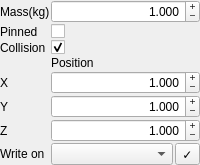
                     <widget class="QWidget" name="widget_particle_simple" native="true">
                      <layout class="QFormLayout" name="formLayout_3">
                       <property name="horizontalSpacing">
                        <number>1</number>
                       </property>
                       <property name="verticalSpacing">
                        <number>1</number>
                       </property>
                       <property name="leftMargin">
                        <number>0</number>
                       </property>
                       <property name="topMargin">
                        <number>0</number>
                       </property>
                       <property name="rightMargin">
                        <number>0</number>
                       </property>
                       <property name="bottomMargin">
                        <number>0</number>
                       </property>
                       <item row="0" column="0">
                        <widget class="QLabel" name="label_particle_simple_mass">
                         <property name="text">
                          <string>Mass(kg)</string>
                         </property>
                        </widget>
                       </item>
                       <item row="0" column="1">
                        <widget class="QDoubleSpinBox" name="doubleSpinBox_particle_simple_mass">
                         <property name="focusPolicy">
                          <enum>Qt::ClickFocus</enum>
                         </property>
                         <property name="alignment">
                          <set>Qt::AlignRight|Qt::AlignTrailing|Qt::AlignVCenter</set>
                         </property>
                         <property name="buttonSymbols">
                          <enum>QAbstractSpinBox::PlusMinus</enum>
                         </property>
                         <property name="accelerated">
                          <bool>true</bool>
                         </property>
                         <property name="decimals">
                          <number>3</number>
                         </property>
                         <property name="maximum">
                          <double>10000.000000000000000</double>
                         </property>
                         <property name="singleStep">
                          <double>0.050000000000000</double>
                         </property>
                         <property name="stepType">
                          <enum>QAbstractSpinBox::DefaultStepType</enum>
                         </property>
                         <property name="value">
                          <double>1.000000000000000</double>
                         </property>
                        </widget>
                       </item>
                       <item row="2" column="0">
                        <widget class="QLabel" name="label_particle_simple_collision">
                         <property name="text">
                          <string>Collision</string>
                         </property>
                        </widget>
                       </item>
                       <item row="2" column="1">
                        <widget class="QCheckBox" name="checkBox_particle_simple_collision">
                         <property name="focusPolicy">
                          <enum>Qt::NoFocus</enum>
                         </property>
                         <property name="text">
                          <string/>
                         </property>
                         <property name="checked">
                          <bool>true</bool>
                         </property>
                        </widget>
                       </item>
                       <item row="3" column="1">
                        <widget class="QLabel" name="label_particle_cube_position">
                         <property name="text">
                          <string>Position</string>
                         </property>
                        </widget>
                       </item>
                       <item row="4" column="0">
                        <widget class="QLabel" name="label_particle_simple_x">
                         <property name="text">
                          <string>X</string>
                         </property>
                        </widget>
                       </item>
                       <item row="4" column="1">
                        <widget class="QDoubleSpinBox" name="doubleSpinBox_particle_simple_x">
                         <property name="focusPolicy">
                          <enum>Qt::ClickFocus</enum>
                         </property>
                         <property name="alignment">
                          <set>Qt::AlignRight|Qt::AlignTrailing|Qt::AlignVCenter</set>
                         </property>
                         <property name="buttonSymbols">
                          <enum>QAbstractSpinBox::PlusMinus</enum>
                         </property>
                         <property name="accelerated">
                          <bool>true</bool>
                         </property>
                         <property name="decimals">
                          <number>3</number>
                         </property>
                         <property name="minimum">
                          <double>-100.000000000000000</double>
                         </property>
                         <property name="maximum">
                          <double>100.000000000000000</double>
                         </property>
                         <property name="singleStep">
                          <double>0.050000000000000</double>
                         </property>
                         <property name="stepType">
                          <enum>QAbstractSpinBox::DefaultStepType</enum>
                         </property>
                         <property name="value">
                          <double>1.000000000000000</double>
                         </property>
                        </widget>
                       </item>
                       <item row="5" column="0">
                        <widget class="QLabel" name="label_particle_simple_y">
                         <property name="text">
                          <string>Y</string>
                         </property>
                        </widget>
                       </item>
                       <item row="5" column="1">
                        <widget class="QDoubleSpinBox" name="doubleSpinBox_particle_simple_y">
                         <property name="focusPolicy">
                          <enum>Qt::ClickFocus</enum>
                         </property>
                         <property name="alignment">
                          <set>Qt::AlignRight|Qt::AlignTrailing|Qt::AlignVCenter</set>
                         </property>
                         <property name="buttonSymbols">
                          <enum>QAbstractSpinBox::PlusMinus</enum>
                         </property>
                         <property name="accelerated">
                          <bool>true</bool>
                         </property>
                         <property name="decimals">
                          <number>3</number>
                         </property>
                         <property name="minimum">
                          <double>-100.000000000000000</double>
                         </property>
                         <property name="maximum">
                          <double>100.000000000000000</double>
                         </property>
                         <property name="singleStep">
                          <double>0.050000000000000</double>
                         </property>
                         <property name="stepType">
                          <enum>QAbstractSpinBox::DefaultStepType</enum>
                         </property>
                         <property name="value">
                          <double>1.000000000000000</double>
                         </property>
                        </widget>
                       </item>
                       <item row="6" column="0">
                        <widget class="QLabel" name="label_particle_simple_z">
                         <property name="text">
                          <string>Z</string>
                         </property>
                        </widget>
                       </item>
                       <item row="6" column="1">
                        <widget class="QDoubleSpinBox" name="doubleSpinBox_particle_simple_z">
                         <property name="focusPolicy">
                          <enum>Qt::ClickFocus</enum>
                         </property>
                         <property name="alignment">
                          <set>Qt::AlignRight|Qt::AlignTrailing|Qt::AlignVCenter</set>
                         </property>
                         <property name="buttonSymbols">
                          <enum>QAbstractSpinBox::PlusMinus</enum>
                         </property>
                         <property name="accelerated">
                          <bool>true</bool>
                         </property>
                         <property name="decimals">
                          <number>3</number>
                         </property>
                         <property name="minimum">
                          <double>-100.000000000000000</double>
                         </property>
                         <property name="maximum">
                          <double>100.000000000000000</double>
                         </property>
                         <property name="singleStep">
                          <double>0.050000000000000</double>
                         </property>
                         <property name="stepType">
                          <enum>QAbstractSpinBox::DefaultStepType</enum>
                         </property>
                         <property name="value">
                          <double>1.000000000000000</double>
                         </property>
                        </widget>
                       </item>
                       <item row="7" column="0">
                        <widget class="QLabel" name="label_particle_simple_write">
                         <property name="text">
                          <string>Write on</string>
                         </property>
                        </widget>
                       </item>
                       <item row="7" column="1">
                        <layout class="QHBoxLayout" name="horizontalLayout_particle_simple_write">
                         <property name="spacing">
                          <number>2</number>
                         </property>
                         <item>
                          <widget class="QComboBox" name="comboBox_particle_simple_write">
                           <property name="focusPolicy">
                            <enum>Qt::NoFocus</enum>
                           </property>
                          </widget>
                         </item>
                         <item>
                          <widget class="QToolButton" name="toolButton_particle_simple_write">
                           <property name="focusPolicy">
                            <enum>Qt::NoFocus</enum>
                           </property>
                           <property name="text">
                            <string>✓</string>
                           </property>
                          </widget>
                         </item>
                        </layout>
                       </item>
                       <item row="1" column="0">
                        <widget class="QLabel" name="label_particle_simple_pinned">
                         <property name="text">
                          <string>Pinned</string>
                         </property>
                        </widget>
                       </item>
                       <item row="1" column="1">
                        <widget class="QCheckBox" name="checkBox_particle_simple_pinned">
                         <property name="text">
                          <string/>
                         </property>
                        </widget>
                       </item>
                      </layout>
                     </widget>
